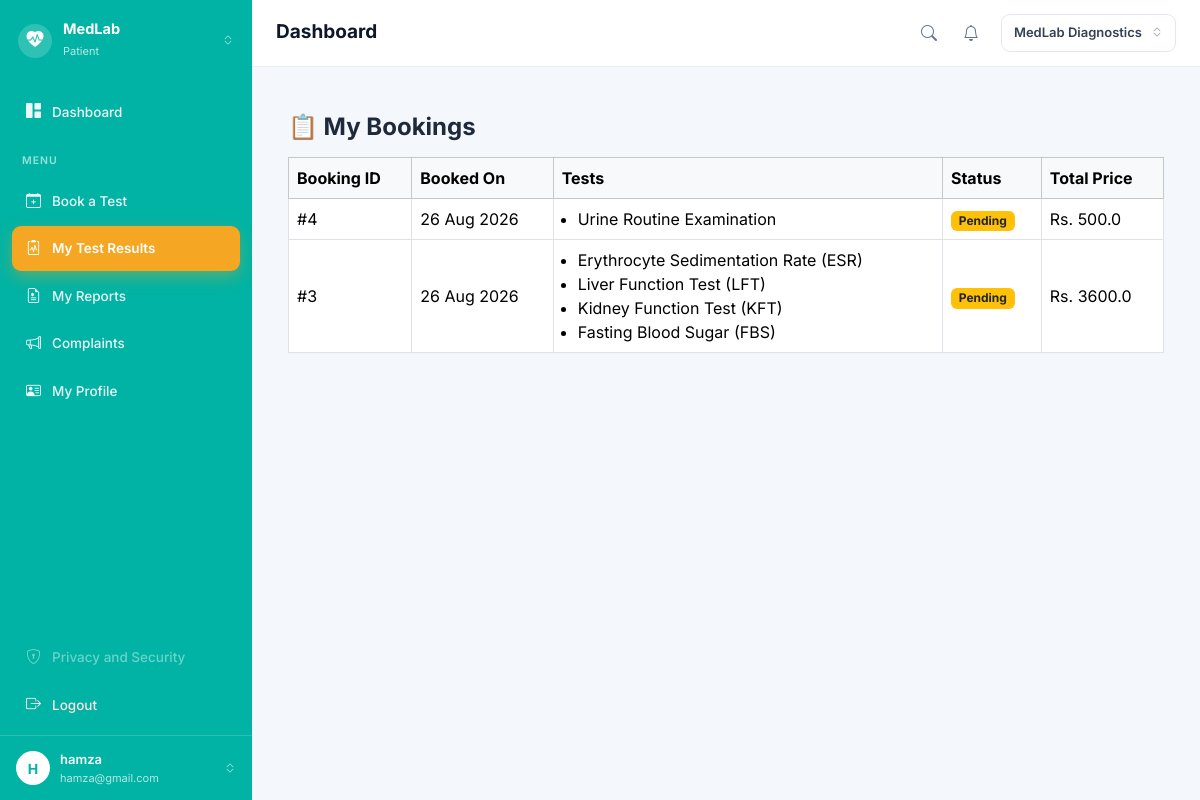
The app's page /medlab/my-bookings (signed in), older data.
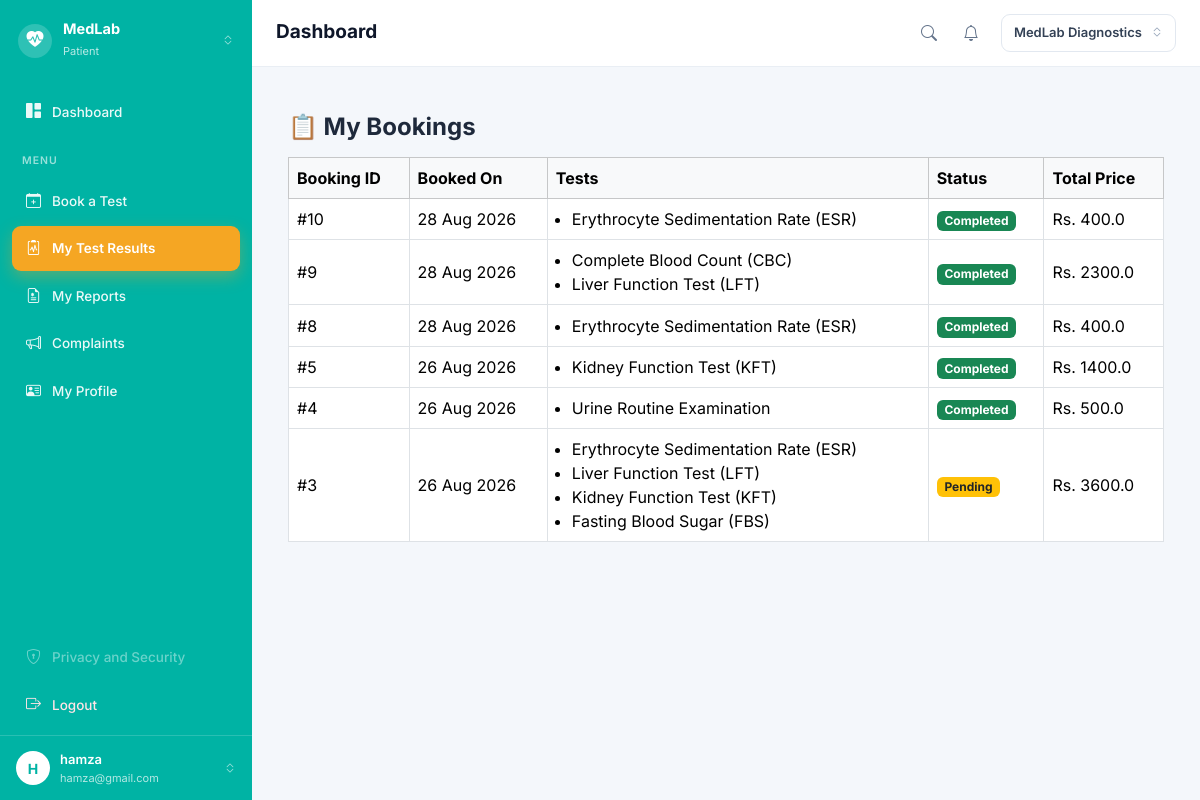
The same page, newer data.
### app/models/role.py (models this page shows, shortened)
class Role(db.Model):
    __tablename__ = "roles"
    id = db.Column(db.Integer, primary_key=True)
    name = db.Column(
        db.String(50),
        unique=True,
        nullable=False
    )
    users = db.relationship(
        "User",
        back_populates="role"
    )

### app/models/user.py (models this page shows, shortened)
class User(UserMixin, db.Model):
    __tablename__ = "users"
    id = db.Column(
        db.Integer,
        primary_key=True
    )
    name = db.Column(
        db.String(100),
        nullable=False
    )
    email = db.Column(
        db.String(120),
        unique=True,
        nullable=False,
        index=True
    )
    password_hash = db.Column(
        db.String(255),
        nullable=False
    )
    role_id = db.Column(
        db.Integer,
        db.ForeignKey("roles.id"),
        nullable=False
    )
    is_active = db.Column(
        db.Boolean,
        default=True,
        nullable=False
    )
    created_at = db.Column(
        db.DateTime,
        default=lambda: datetime.now(timezone.utc),
        nullable=False
    )
    role = db.relationship(
        "Role",
        back_populates="users"
    )

### app/models/booking.py (models this page shows, shortened)
class Booking(db.Model):
    __tablename__ = "bookings"
    id = db.Column(db.Integer, primary_key=True)
    patient_id = db.Column(
        db.Integer,
        db.ForeignKey("patients.id"),
        nullable=False
    )
    booked_by = db.Column(
        db.Integer,
        db.ForeignKey("users.id"),
        nullable=False
    )
    status = db.Column(
        db.String(30),
        default="Pending",
        nullable=False
    )   # Pending, Sample Collected, Processing, Completed, Cancelled
    scheduled_at = db.Column(db.DateTime, nullable=True)
    created_at = db.Column(
        db.DateTime,
        default=lambda: datetime.now(timezone.utc),
        nullable=False
    )
    patient = db.relationship("Patient", backref="bookings")
    items = db.relationship("BookingItem", back_populates="booking", cascade="all, delete-orphan")

class BookingItem(db.Model):
    __tablename__ = "booking_items"
    id = db.Column(db.Integer, primary_key=True)
    booking_id = db.Column(
        db.Integer,
        db.ForeignKey("bookings.id"),
        nullable=False
    )
    test_id = db.Column(
        db.Integer,
        db.ForeignKey("tests.id"),
        nullable=False
    )
    price = db.Column(db.Float, nullable=False)   # booking time ka price snapshot
    booking = db.relationship("Booking", back_populates="items")
    test = db.relationship("Test")

### app/models/test.py (models this page shows, shortened)
class Test(db.Model):
    __tablename__ = "tests"
    id = db.Column(db.Integer, primary_key=True)
    category_id = db.Column(
        db.Integer,
        db.ForeignKey("test_categories.id"),
        nullable=False
    )
    name = db.Column(db.String(150), nullable=False)
    code = db.Column(db.String(20), unique=True, nullable=False)
    price = db.Column(db.Float, nullable=False)
    sample_type = db.Column(db.String(50), nullable=True)
    turnaround_hours = db.Column(db.Integer, nullable=True)
    category = db.relationship("TestCategory", back_populates="tests")

### app/medlab/routes.py (the view)
@medlab.route("/my-bookings")
@login_required
def my_bookings():
    if current_user.role.name != "Patient":
        flash("This page is only for patients.", "danger")
        return redirect(url_for("auth.dashboard"))
    my_patient = Patient.query.filter_by(user_id=current_user.id).first()
    bookings = Booking.query.filter_by(
        patient_id=my_patient.id
    ).order_by(Booking.created_at.desc()).all()
    return render_template(
        "medlab/my_bookings.html",
        bookings=bookings
    )

### app/auth/routes.py (called while the page is built)
@login_manager.user_loader
def load_user(user_id):
    return db.session.get(
        User,
        int(user_id)
    )

### app/templates/medlab/my_bookings.html
{% extends "base.html" %}
{% block content %}
<div class="container mt-4">
    <h4 class="fw-bold mb-3">📋 My Bookings</h4>
    <table class="table table-bordered align-middle">
        <thead class="table-light">
            <tr>
                <th>Booking ID</th>
                <th>Booked On</th>
                <th>Tests</th>
                <th>Status</th>
                <th>Total Price</th>
            </tr>
        </thead>
        <tbody>
            {% for b in bookings %}
            <tr>
                <td>#{{ b.id }}</td>
                <td>{{ b.created_at.strftime('%d %b %Y') }}</td>
                <td>
                    <ul class="mb-0 ps-3">
                        {% for item in b.items %}
                        <li>{{ item.test.name }}</li>
                        {% endfor %}
                    </ul>
                </td>
                <td>
                    {% if b.status == "Pending" %}
                        <span class="badge bg-warning text-dark">{{ b.status }}</span>
                    {% elif b.status == "Completed" %}
                        <span class="badge bg-success">{{ b.status }}</span>
                    {% else %}
                        <span class="badge bg-secondary">{{ b.status }}</span>
                    {% endif %}
                </td>
                <td>
                    Rs. {{ b.items | sum(attribute="price") }}
                </td>
            </tr>
            {% else %}
            <tr>
                <td colspan="5" class="text-center text-muted">No bookings yet.</td>
            </tr>
            {% endfor %}
        </tbody>
    </table>
</div>
{% endblock %}

### app/templates/base.html (shortened to what this page needs)
<!DOCTYPE html>
<html lang="en">
<head>
    <link href="https://cdn.jsdelivr.net/npm/bootstrap@5.3.3/dist/css/bootstrap.min.css" rel="stylesheet">
    <link rel="stylesheet" href="https://cdn.jsdelivr.net/npm/bootstrap-icons@1.11.3/font/bootstrap-icons.min.css">
</head>
<body>
    {% if current_user.is_authenticated %}
    <div class="shell">
        <aside class="side">
            <div class="side-brand">
                <span class="brand-dot"><i class="bi bi-heart-pulse-fill"></i></span>
                <span class="brand-txt">
                    <b>MedLab</b>
                    <small>{{ current_user.role.name }}</small>
                </span>
                <i class="bi bi-chevron-expand" style="opacity:.6;font-size:12px;"></i>
            </div>
            <nav class="side-nav">
                <a href="{{ url_for('auth.dashboard') }}"
                    class="nav-item {% if request.endpoint == 'auth.dashboard' %}active{% endif %}">
                    <i class="bi bi-grid-1x2-fill"></i> Dashboard
                </a>
                <div class="side-label">Menu</div>
                {% if current_user.role.name in ["Patient", "Receptionist", "Administrator"] %}
                <a href="{{ url_for('medlab.book_test') }}"
                    class="nav-item {% if request.endpoint == 'medlab.book_test' %}active{% endif %}">
                    <i class="bi bi-calendar-plus"></i> Book a Test
                </a>
                {% endif %}
                {% if current_user.role.name == "Patient" %}
                <a href="{{ url_for('medlab.my_bookings') }}"
                    class="nav-item {% if request.endpoint == 'medlab.my_bookings' %}active{% endif %}">
                    <i class="bi bi-clipboard2-pulse"></i> My Test Results
                </a>
                <a href="{{ url_for('medlab.my_reports') }}"
                    class="nav-item {% if request.endpoint == 'medlab.my_reports' %}active{% endif %}">
                    <i class="bi bi-file-earmark-medical"></i> My Reports
                </a>
                <a href="{{ url_for('medlab.new_complaint') }}" class="nav-item">
                    <i class="bi bi-megaphone"></i> Complaints
                </a>
                {% endif %}
                <a href="{{ url_for('auth.profile') }}"
                    class="nav-item {% if request.endpoint == 'auth.profile' %}active{% endif %}">
                    <i class="bi bi-person-vcard"></i> My Profile
                </a>
                <div style="flex:1"></div>
                <a href="#" class="nav-item off"><i class="bi bi-shield-lock"></i> Privacy and Security</a>
                <a href="{{ url_for('auth.logout') }}" class="nav-item" style="color:#ffe4e6;">
                    <i class="bi bi-box-arrow-right"></i> Logout
                </a>
            </nav>
            <a href="{{ url_for('auth.profile') }}" class="side-user">
                <span class="avatar">{{ (current_user.name or "?")[0] | upper }}</span>
                <span class="u-txt">
                    <b>{{ current_user.name }}</b>
                    <small>{{ current_user.email }}</small>
                </span>
                <i class="bi bi-chevron-expand" style="opacity:.6;font-size:12px;"></i>
            </a>
        </aside>
        <div class="main">
            <header class="topbar">
                <div style="display:flex;align-items:center;gap:10px;">
                    <h1 class="page-title">{% block page_title %}Dashboard{% endblock %}</h1>
                </div>
                <div class="top-right">
                    {% if current_user.role.name in ["Patient", "Receptionist", "Administrator"] %}
                    <a href="{{ url_for('medlab.book_test') }}" class="ico-btn" title="Search tests">
                        <i class="bi bi-search"></i>
                    </a>
                    {% endif %}
                    <a href="{{ url_for('auth.dashboard') }}" class="ico-btn" title="Notifications">
                        <i class="bi bi-bell"></i>
                    </a>
                    <span class="lab-pill">MedLab Diagnostics <i class="bi bi-chevron-expand"></i></span>
                </div>
            </header>
            <div class="page">
                {% block content %}{% endblock %}
            </div>
        </div>
    </div>
    {% endif %}
</body>
</html>

### app/templates/base.html (style rules this page uses)
:root { --teal: #00b3a4; --orange: #f5a623; --page: #f4f7fb; }
* { font-family: 'Inter', sans-serif; }
body { margin: 0; background: var(--page); color: #1e293b; }
a { text-decoration: none; }
.shell { display: flex; min-height: 100vh; }
.side { width: 252px; flex-shrink: 0; background: var(--teal); display: flex; flex-direction: column; color: #fff; position: sticky; top: 0; height: 100vh; }
.side-brand { display: flex; align-items: center; gap: 11px; padding: 20px 18px; }
.brand-dot { width: 34px; height: 34px; border-radius: 50%; background: rgba(255, 255, 255, .18); display: flex; align-items: center; justify-content: center; font-size: 17px; }
.brand-txt { flex: 1; min-width: 0; }
.brand-txt b { display: block; font-size: 14.5px; font-weight: 700; line-height: 1.2; }
.brand-txt small { font-size: 11px; color: rgba(255, 255, 255, .72); }
.side-nav { padding: 8px 12px; display: flex; flex-direction: column; gap: 3px; flex: 1; }
.side-label { font-size: 10.5px; letter-spacing: 1px; text-transform: uppercase; color: rgba(255, 255, 255, .6); padding: 16px 10px 7px; font-weight: 600; }
.nav-item { display: flex; align-items: center; gap: 11px; padding: 11px 14px; border-radius: 9px; color: rgba(255, 255, 255, .92); font-size: 13.5px; font-weight: 500; }
.nav-item i { font-size: 15px; }
.nav-item.active { background: var(--orange); color: #fff; font-weight: 600; box-shadow: 0 6px 16px rgba(245, 166, 35, .35); }
.nav-item.off { opacity: .45; pointer-events: none; }
.side-user { display: flex; align-items: center; gap: 10px; padding: 14px 16px; border-top: 1px solid rgba(255, 255, 255, .16); color: #fff; }
.avatar { width: 34px; height: 34px; border-radius: 50%; background: #fff; color: var(--teal); display: flex; align-items: center; justify-content: center; font-weight: 700; font-size: 14px; flex-shrink: 0; }
.side-user .u-txt { flex: 1; min-width: 0; }
.side-user .u-txt b { display: block; font-size: 13px; font-weight: 600; }
.side-user .u-txt small { display: block; font-size: 11px; color: rgba(255, 255, 255, .7); white-space: nowrap; overflow: hidden; text-overflow: ellipsis; }
.main { flex: 1; min-width: 0; display: flex; flex-direction: column; }
.topbar { background: #fff; display: flex; align-items: center; justify-content: space-between; gap: 14px; padding: 14px 24px; border-bottom: 1px solid #e9eef4; }
.page-title { font-size: 19px; font-weight: 700; color: #0f172a; margin: 0; }
.top-right { display: flex; align-items: center; gap: 6px; }
.ico-btn { width: 36px; height: 36px; border-radius: 9px; border: none; background: transparent; color: #64748b; font-size: 16px; position: relative; display: flex; align-items: center; justify-content: center; }
.lab-pill { display: flex; align-items: center; gap: 9px; border: 1px solid #e2e8f0; border-radius: 9px; padding: 8px 12px; font-size: 13px; font-weight: 600; color: #334155; margin-left: 6px; }
.lab-pill i { color: #94a3b8; font-size: 12px; }
.page { padding: 22px 24px 40px; }

Row changes from the older to the newer data that the page shows:
added Booking: id "10", created_at "28 Aug 2026", status "Completed", items|sum "400.0"
added BookingItem: test.name "Erythrocyte Sedimentation Rate (ESR)", shown under "10"
added Booking: id "9", created_at "28 Aug 2026", status "Completed", items|sum "2300.0"
added BookingItem: test.name "Complete Blood Count (CBC)", shown under "9"
added BookingItem: test.name "Liver Function Test (LFT)", shown under "9"
added Booking: id "8", created_at "28 Aug 2026", status "Completed", items|sum "400.0"
added BookingItem: test.name "Erythrocyte Sedimentation Rate (ESR)", shown under "8"
added Booking: id "5", created_at "26 Aug 2026", status "Completed", items|sum "1400.0"
added BookingItem: test.name "Kidney Function Test (KFT)", shown under "5"
changed Booking id 4: status "Pending" → "Completed"
